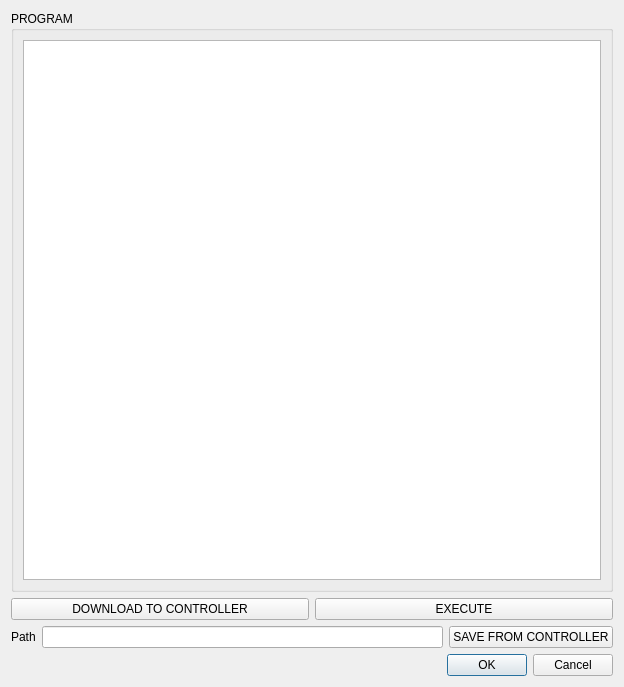
<?xml version="1.0" encoding="UTF-8"?>
<ui version="4.0">
 <class>DialogPlay</class>
 <widget class="QDialog" name="DialogPlay">
  <property name="geometry">
   <rect>
    <x>0</x>
    <y>0</y>
    <width>624</width>
    <height>687</height>
   </rect>
  </property>
  <property name="windowTitle">
   <string>Dialog</string>
  </property>
  <layout class="QVBoxLayout" name="verticalLayout">
   <item>
    <widget class="QGroupBox" name="groupBox">
     <property name="title">
      <string>PROGRAM</string>
     </property>
     <layout class="QHBoxLayout" name="horizontalLayout">
      <item>
       <widget class="QTextEdit" name="textEditProgram"/>
      </item>
     </layout>
    </widget>
   </item>
   <item>
    <layout class="QHBoxLayout" name="horizontalLayout_2">
     <item>
      <widget class="QPushButton" name="pushButtonDownLoad">
       <property name="text">
        <string>DOWNLOAD TO CONTROLLER</string>
       </property>
      </widget>
     </item>
     <item>
      <widget class="QPushButton" name="pushButtonExecute">
       <property name="text">
        <string>EXECUTE</string>
       </property>
      </widget>
     </item>
    </layout>
   </item>
   <item>
    <layout class="QHBoxLayout" name="horizontalLayout_3">
     <item>
      <widget class="QLabel" name="label">
       <property name="text">
        <string>Path</string>
       </property>
      </widget>
     </item>
     <item>
      <widget class="QLineEdit" name="lineEditPath"/>
     </item>
     <item>
      <widget class="QPushButton" name="pushButtonSave">
       <property name="text">
        <string>SAVE FROM CONTROLLER</string>
       </property>
      </widget>
     </item>
    </layout>
   </item>
   <item>
    <widget class="QDialogButtonBox" name="buttonBox">
     <property name="orientation">
      <enum>Qt::Horizontal</enum>
     </property>
     <property name="standardButtons">
      <set>QDialogButtonBox::Cancel|QDialogButtonBox::Ok</set>
     </property>
    </widget>
   </item>
  </layout>
 </widget>
 <resources/>
 <connections>
  <connection>
   <sender>buttonBox</sender>
   <signal>accepted()</signal>
   <receiver>DialogPlay</receiver>
   <slot>accept()</slot>
   <hints>
    <hint type="sourcelabel">
     <x>248</x>
     <y>254</y>
    </hint>
    <hint type="destinationlabel">
     <x>157</x>
     <y>274</y>
    </hint>
   </hints>
  </connection>
  <connection>
   <sender>buttonBox</sender>
   <signal>rejected()</signal>
   <receiver>DialogPlay</receiver>
   <slot>reject()</slot>
   <hints>
    <hint type="sourcelabel">
     <x>316</x>
     <y>260</y>
    </hint>
    <hint type="destinationlabel">
     <x>286</x>
     <y>274</y>
    </hint>
   </hints>
  </connection>
 </connections>
</ui>
